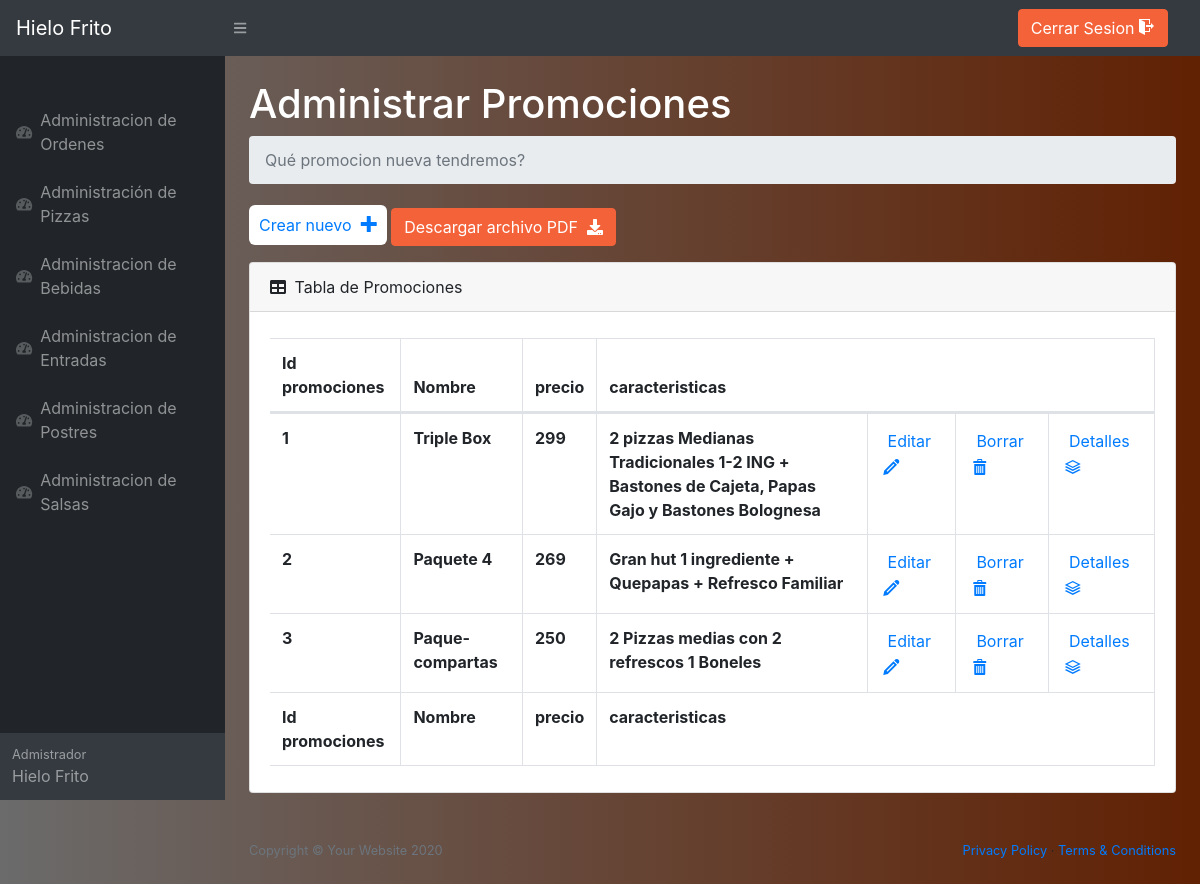
Screenshot of /Pizzeria/Admin/adminPromos/Promos.php (signed in) with the database file from the repository.
### tables this page shows
CREATE TABLE `promociones` (
  `id_promociones` int(11) NOT NULL,
  `nombre` varchar(100) NOT NULL,
  `precio` int(11) NOT NULL,
  `caracteristicas` text NOT NULL
);

### Pizzeria/Admin/adminPromos/Promos.php (the view, shortened to what this page needs)
<?php
include ('../../php/conexion.php');
?>
<!DOCTYPE html>
<html lang="es">
    <head>
        <link href="../styles.css" rel="stylesheet" />
        <link href="https://cdn.datatables.net/1.10.20/css/dataTables.bootstrap4.min.css" rel="stylesheet" />
        <link href="../../icomoon/fonts/style.css" rel="stylesheet">
    </head>
    <body style="background: linear-gradient(to right, #6b6b6b, #612103);" class="sb-nav-fixed">
        <nav class="sb-topnav navbar navbar-expand navbar-dark bg-dark">
            <a class="navbar-brand" href="../Bienvenida.php">Hielo Frito</a>
            <button class="btn btn-link btn-sm order-1 order-lg-0" id="sidebarToggle" href="#"><i class="fas fa-bars"></i></button>
            <div class="d-none d-md-inline-block form-inline ml-auto mr-0 mr-md-3 my-2 my-md-0">
                        <a class="btn btn-primary"  href="../../php/cerrarsesion.php">Cerrar Sesion <span class="icon-exit"></span></a>
            </div>
        </nav>
        <div id="layoutSidenav">
            <div id="layoutSidenav_nav">
                <nav class="sb-sidenav accordion sb-sidenav-dark" id="sidenavAccordion">
                    <div class="sb-sidenav-menu">
                        <div class="nav">
                        <div class="sb-sidenav-menu-heading"></div>
                        <a class="nav-link" href="../adminOrdenes/Ordenes.php">
                            <div class="sb-nav-link-icon"><i class="fas fa-tachometer-alt"></i></div>
                            Administracion de Ordenes
                            </a>
                            <a class="nav-link" href="../adminPizzas/BienvenidaPizzas.php">
                                <div class="sb-nav-link-icon"><i class="fas fa-tachometer-alt"></i></div>
                                Administración de Pizzas
                            </a>
                          <a class="nav-link" href="../adminBebidas/Bebidas.php">
                            <div class="sb-nav-link-icon"><i class="fas fa-tachometer-alt"></i></div>
                            Administracion de Bebidas
                        </a>
                        <a class="nav-link" href="../adminentradas/ListaEntradas.php">
                            <div class="sb-nav-link-icon"><i class="fas fa-tachometer-alt"></i></div>
                            Administracion de Entradas
                        </a>
                        <a class="nav-link" href="../adminpostres/addpostres.php">
                            <div class="sb-nav-link-icon"><i class="fas fa-tachometer-alt"></i></div>
                            Administracion de Postres
                        </a>
                        <a class="nav-link" href="../adminsalsas/ListaSalsa.php">
                            <div class="sb-nav-link-icon"><i class="fas fa-tachometer-alt"></i></div>
                            Administracion de Salsas
                        </a>
                        </div>
                    </div>
                    <div class="sb-sidenav-footer">
                        <div class="small">Admistrador</div>
                        Hielo Frito
                    </div>
                </nav>
            </div>
            <div id="layoutSidenav_content">
                <main >
                    <div class="container-fluid">
                        <h1 style="color: white;" class="mt-4"> Administrar Promociones</h1>
                        <ol class="breadcrumb mb-4">
                            <li class="breadcrumb-item active">Qué promocion nueva tendremos?</li>
                        </ol>
                        <a href="crearpromo.php" class=" crear">Crear nuevo &nbsp;<span class="icon-plus"></span></a>
                        <a class=" btn btn-primary" href="../fpdf/promospdf.php">Descargar archivo PDF &nbsp;<i class="fa fa-download"></i></a>
                        <?php
      $query="SELECT * FROM promociones";
      $resultado=$mysqli->query($query);
      if($resultado->num_rows > 0){
    ?>
                          <div class="card mb-4">
                            <div class="card-header">
                                <i class="fas fa-table mr-1"></i>
                                Tabla de Promociones
                            </div>
                            <div class="card-body">
                                <div class="table-responsive">
                                    <table class="table table-bordered" id="dataTable" width="100%" cellspacing="0">
                                        <thead>
                                            <tr>
                                                <th>Id promociones</th>
                                                <th>Nombre</th>
                                                <th>precio</th>
                                                <th colspan=4>caracteristicas</th>
                                            </tr>
                                        </thead>
                                        <tfoot>
                                            <tr>
                                                <th>Id promociones</th>
                                                <th>Nombre</th>
                                                <th>precio</th>
                                                <th colspan=4>caracteristicas</th>
                                            </tr>
                                        </tfoot>
                                        <tbody>
                                            <?php
                                                while($fila=$resultado->fetch_assoc()){
                                                    $id=$fila['id_promociones'];
                                            ?>
                                            <tr>
                                                <form action="opcion.php" method="post">
                                                    <th>
                                                    <?php
                                                        echo "$id<input type='text' value='$id' name='id' hidden>";
                                                    ?>
                                                    </th>
                                                    <th>
                                                        <?php
                                                            echo($fila['nombre']);
                                                        ?>
                                                    </th>
                                                    <th>
                                                        <?php
                                                            echo($fila['precio']);
                                                        ?>
                                                    </th>
                                                    <th>
                                                        <?php
                                                            echo($fila['caracteristicas']);
                                                        ?>
                                                    </th>
                                                    <th>
                                                        <input type="submit" value="Editar" class="boton " name="boton">&nbsp;<span class="icon-pencil icono">
                                                    </th>
                                                    <th>
                                                        <input type="submit" value="Borrar" class="boton "name="boton">&nbsp;<span class="icon-bin icono">
                                                    </th>
                                                    <th>
                                                        <input type="submit" value="Detalles" class="boton " name="boton">&nbsp;<span class="icon-stack icono">
                                                    </th>
                                                </form>
                                            </tr>
                                            <?php
                            }
                        ?>
                                        </tbody>
                                    </table>
                                </div>
                            </div>
                        </div>
                        <?php
                            }
                        ?>
                        </div>
                    </main>
                    <footer class="py-4 bg-black  mt-auto">
                      <div class="container-fluid">
                          <div class="d-flex align-items-center justify-content-between small">
                              <div class="text-muted">Copyright &copy; Your Website 2020</div>
                              <div>
                                  <a href="#">Privacy Policy</a>
                                  &middot;
                                  <a href="#">Terms &amp; Conditions</a>
                              </div>
                          </div>
                      </div>
                  </footer>
                </div>
            </div>
        </body>
    </html>

### Pizzeria/Admin/adminPromos/Promos.php (style rules this page uses)
:root { --input-padding-x: 1.5rem; --input-padding-y: .75rem; }
body { background: #007bff; background: linear-gradient(to right, #0062E6, #33AEFF); }
.crear { background:#fff; padding:10px; color: 10157F; text-decoration: none !important; transition: .3s linear; border-radius:6px; }
.boton { background:#fff; text-decoration: none !important; transition: .3s linear; border: 2px solid #fff; color:#007BFF; }
.icono { color:#007BFF; }

### rows the page displays
promociones: id_promociones "1", nombre "Triple Box", precio "299", caracteristicas "2 pizzas Medianas Tradicionales 1-2 ING + Bastones de Cajeta, Papas Gajo y Bastones Bolognesa"
promociones: id_promociones "2", nombre "Paquete 4", precio "269", caracteristicas "Gran hut 1 ingrediente + Quepapas + Refresco Familiar"
promociones: id_promociones "3", nombre "Paque-compartas", precio "250", caracteristicas "2 Pizzas medias con 2 refrescos 1 Boneles"
